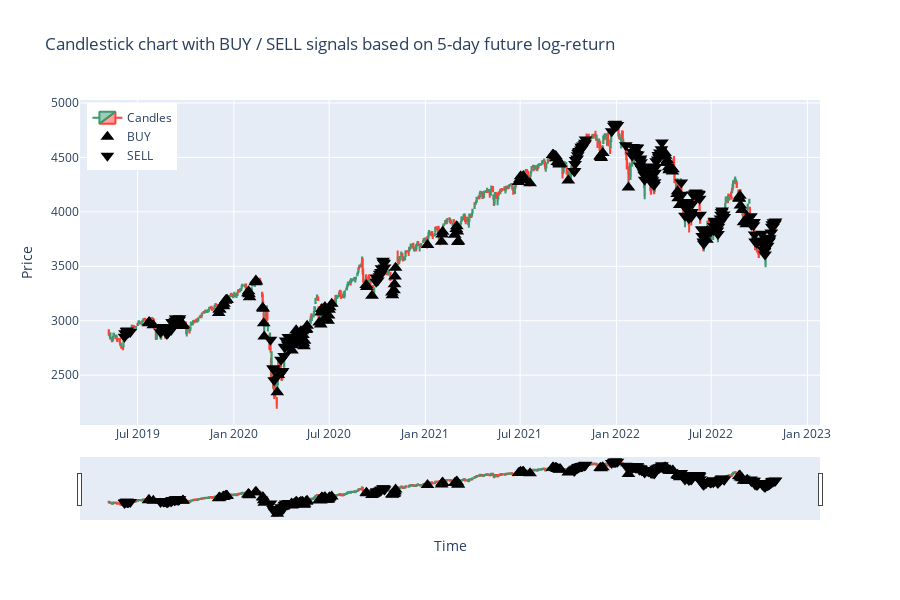

Notebook source saved alongside this figure:
### Code cell
df_slice = df_ta.iloc[split_idx+SEQ_LEN:].copy()
y_pred_slice = y_pred[-len(df_slice):]  # make sure lengths match
df_slice = df_slice.copy()
df_slice["y_pred"] = y_pred_slice
# Identify signals
buy_signals = df_slice[df_slice["y_pred"] > thr_buy]
sell_signals = df_slice[df_slice["y_pred"] < -thr_sell]
# Create candlestick figure
fig = go.Figure(data=[go.Candlestick(
    x=df_slice.index,   # use index for x-axis
    open=df_slice['Open'],
    high=df_slice['High'],
    low=df_slice['Low'],
    close=df_slice['Close'],
    name='Candles'
)])
# BUY signals (triangle-up)
fig.add_trace(go.Scatter(
    x=buy_signals.index,
    y=buy_signals['Low'],  # anchor near candle low
    mode='markers', 
    marker=dict(symbol='triangle-up', size=12, color='black'), 
    name='BUY'
))
# SELL signals (triangle-down)
fig.add_trace(go.Scatter(
    x=sell_signals.index,
    y=sell_signals['High'],  # anchor near candle high
    mode='markers', 
    marker=dict(symbol='triangle-down', size=12, color='black'),
    name='SELL'
))
fig.update_layout(
    title=f"Candlestick chart with BUY / SELL signals based on {HORIZON}-day future log-return",
    xaxis_title="Time", 
    yaxis_title="Price", 
    height=600,
    legend=dict(x=0.01, y=0.99)
)
path = "improved_lstm_full_test_pred.png"
fig.write_image(path)
fig.show()
display(Image(filename=path)) # Display static image (GitHub-compatible)

### Figure 1 — Plotly figure (JSON) as saved in the notebook; plotly's stock layout.template omitted (floating-point values rounded to 4 significant figures; data arrays with more than 128 entries replaced by an {"elided": "..."} marker saying what was removed)
{"data": [{"close": {"elided": "881 float values"}, "high": {"elided": "881 float values"}, "low": {"elided": "881 float values"}, "name": "Candles", "open": {"elided": "881 float values"}, "type": "candlestick", "x": {"elided": "881 str values"}}, {"marker": {"color": "black", "size": 12, "symbol": "triangle-up"}, "mode": "markers", "name": "BUY", "type": "scatter", "x": {"elided": "137 str values"}, "y": {"elided": "137 float values"}}, {"marker": {"color": "black", "size": 12, "symbol": "triangle-down"}, "mode": "markers", "name": "SELL", "type": "scatter", "x": {"elided": "208 str values"}, "y": {"elided": "208 float values"}}], "layout": {"height": 600, "legend": {"x": 0.01, "y": 0.99}, "title": {"text": "Candlestick chart with BUY / SELL signals based on 5-day future log-return"}, "xaxis": {"title": {"text": "Time"}}, "yaxis": {"title": {"text": "Price"}}}}
